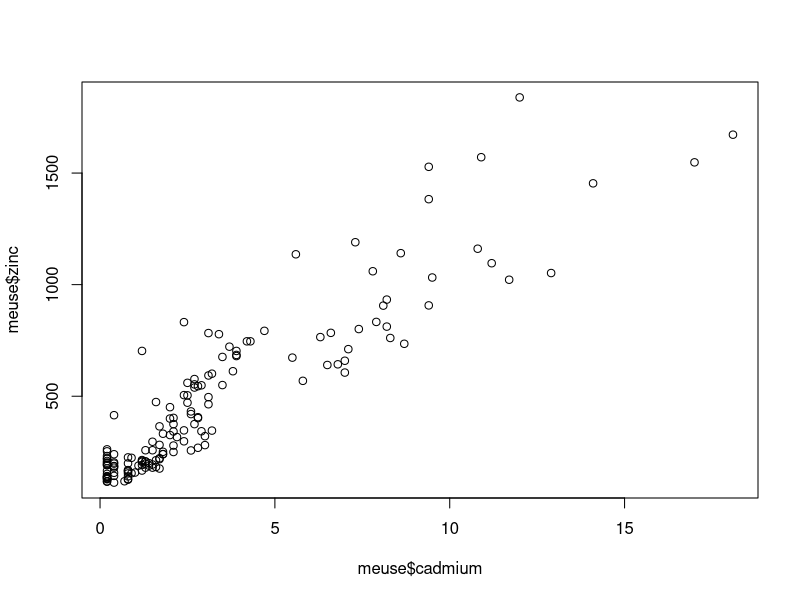
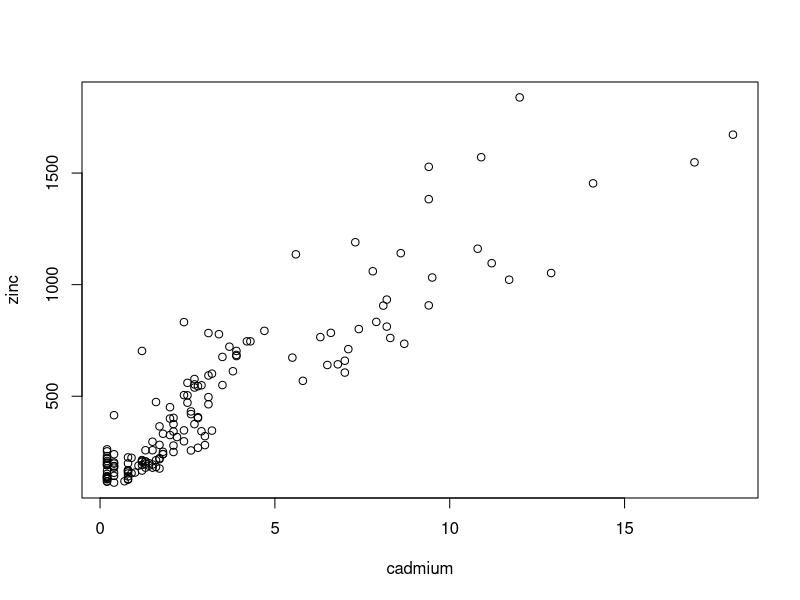
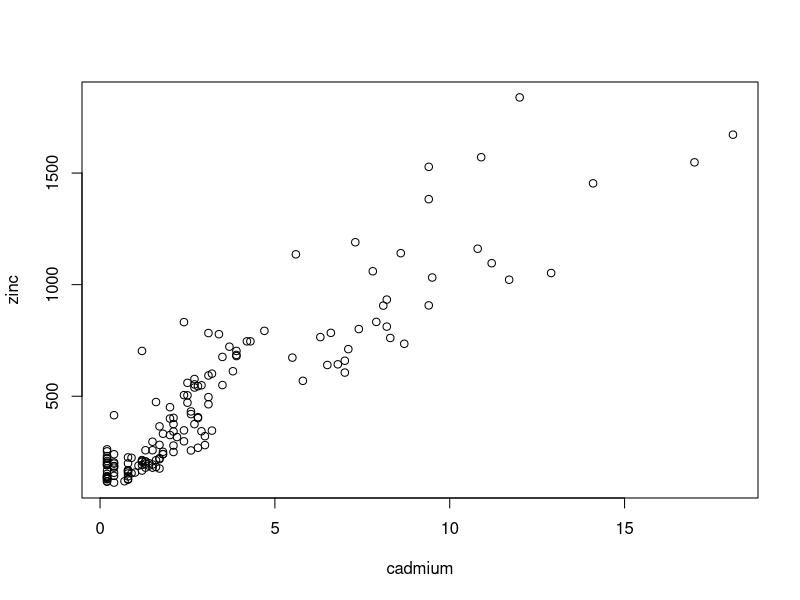
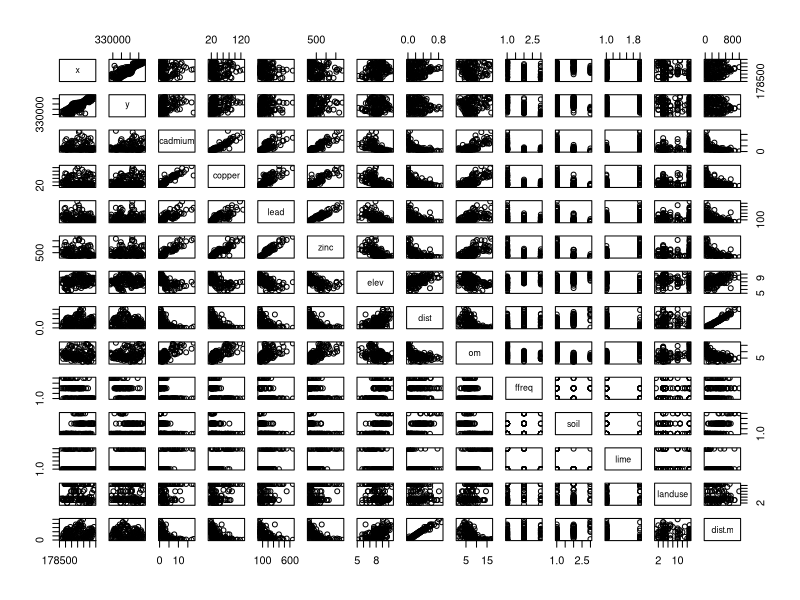

Write R code to recreate these figures, in order.
# this is a code for investigating relationships among ecological variables

# install necessary packages using function -install.packages(""), in this case sp, used for managing spatial data 
install.packages("sp")   # "" are used everytime one leaves R environment, for ex. when downloading new packages

# use function -library() to load/activate package for script in R, alternative function -require(): same result
library(sp)

# recall dataset using the function -data(), 
data(meuse) # this is a free dataset inside of the packages sp, it is the measurements of 4 heavy metals in top soil based in Northern Europe
# to get more info on the meuse dataset: https://cran.r.project.org/web/packages/gstat/vignettes/gstat.pdf

# use functions -view(), -head() or simply the name of the dataset to look inside the dataset
meuse # opens the complete dataset in the console(messy): it is a dataframe with 164 rows + additional columns (soil, landuse type, distance etc.)
View(meuse) # opens the dataframe in a new window, just as if you opened it in the environment, function is from package Rcmdr, therefore install.packages("Rcmdr"), library(Rcmdr) first
head(meuse) # opens the header and the first few rows of the dataframe in the console
names(meuse) # gives the names of the columns of the dataframe
# function -dev.off() is used to close opened windows


# 1st excersise: calculate the mean of all the variables
summary(meuse) # gives you the min, 1st quantile, median, mean, 3rd quantile and max values of each of the columns
mean(meuse$cadmium) # gives you the specific mean of one column


# 2nd exercise: plot zinc(y) against cadmium(x)
plot(meuse$cadmium, meuse$zinc)  # in order for r to recognize the column names, you can either specify them using $ or teach him the column names beforehand
dev.off() # to close the plot window

# to teach R the name of the columns you can link the dataframe meuse with the column names camium and zinc:
cadmium <- meuse$cadmium # use $ to specify which column and use <- to connect it to a new object 
zinc <- meuse$zinc 
plot(cadmium, zinc) # now one can simply plot c vs z and R knows where to take the data from

# using the function -attach $ is not necessary anymore, this function can only be used with dataframes
attach(meuse) # this attaches the database to the R search path, R therefore finds column inside meuse
plot(cadmium, zinc) # now you can simply plot c vs z and R looks in meuse for it
# if you want to detach again use function -detach()

# to create a scatterplot matrice with all the variables plotted against each other use function -pairs()
pairs(meuse) # shows mirrored image of all 14 variables: matrix of 14 x 13: 180 potential relationships, all plotted at once, very functional
